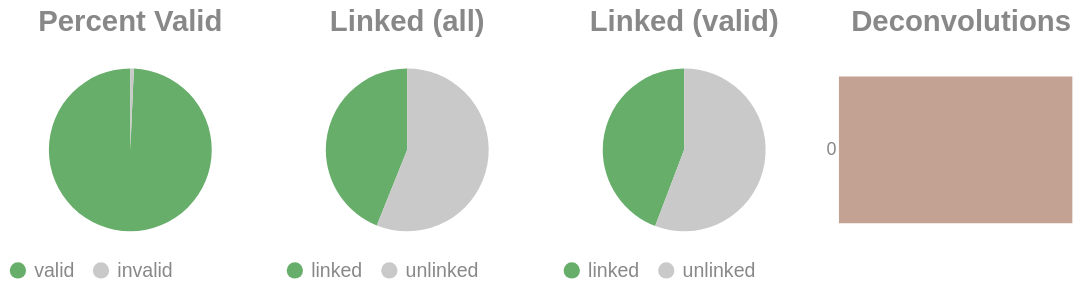

Here is the notebook cell this chart was saved with:
### Code cell
if SKIPLR:
    pass
else:
    clash = Counter()
    for i in valids['molecule'].to_list():
        _mol = i.split("-")
        if len(_mol) == 1:
            clash.update('0')
        else:
            clash.update(_mol[-1])

    _d = {"deconvolutions": [], 'count': []}
    for k,v in clash.items():
        _d['deconvolutions'].append(k)
        _d['count'].append(v)

    tot_valid = valids['reads'].sum()
    mask = valids['reads'] >= 2
    n_linked_reads = valids.filter(mask)['reads'].sum()
    if n_linked_reads == 0:
        print_html("No linked molecules (>=2 reads) were detected; skipping linked-only distributions.")
        SKIPLR = True
    else:
        perc_valid = round(tot_valid / n_reads, 4)
        linked_perc_abs = round(n_linked_reads / n_reads, 4)
        linked_perc = round(n_linked_reads / tot_valid, 4)

    _valid = pl.DataFrame({"valids": ['valid', 'invalid'], "count": [tot_valid, n_reads - tot_valid]})
    _linked_abs = pl.DataFrame({"linked (absolute)": ['linked', 'unlinked'], "count": [n_linked_reads, n_reads - n_linked_reads]})
    _linked_rel = pl.DataFrame({"linked (valids)": ['linked', 'unlinked'], "count": [n_linked_reads, tot_valid - n_linked_reads]})

    (
        alt.hconcat(
            piechart(_valid, goodval = 'valid', title = "Percent Valid"),
            piechart(_linked_abs, goodval = "linked", title =  "Linked (all)"),
            piechart(_linked_rel, goodval = "linked", title =  "Linked (valid)"),
            convolutionbar(pl.DataFrame(_d), title = "Deconvolutions"),
            center = True,
            bounds = 'flush'
        )
        .resolve_scale(color='independent')
        .resolve_legend('independent')
        .properties(usermeta={'embedOptions': {"actions": False}})
    ).display()

### Figure 1 — Vega-Lite specification as saved in the notebook (floating-point values rounded to 4 significant figures)
{"width": "container", "height": 400, "config": {"title": {"anchor": "start", "dy": -15, "fontSize": 18, "color": "#888888", "subtitleColor": "#888888", "subtitleFontSize": 14}, "arc": {"fill": "#0072B2"}, "axis": {"domainColor": "#888888", "domainWidth": 0.5, "gridWidth": 0.2, "grid": false, "titleFontWeight": 400, "titleFontSize": 15, "labelFontSize": 11, "labelColor": "#888888", "tickColor": "#888888", "tickWidth": 0.2, "titleColor": "#888888"}, "axisBand": {"grid": false}, "axisX": {"grid": true, "tickSize": 10, "domainCap": "round"}, "axisY": {"domain": false, "grid": true, "tickSize": 0, "domainCap": "round"}, "background": "transparent", "header": {"labelFontSize": 15, "labelColor": "#888888", "titleFontSize": 15, "titleFontWeight": 600, "titleColor": "#888888"}, "legend": {"labelFont": "sans-serif", "labelFontSize": 12, "labelColor": "#888888", "symbolSize": 100, "symbolType": "circle", "titleFontSize": 12, "titlePadding": 10, "titleColor": "#888888", "title": null}, "range": {"category": ["#E69F00", "#56B4E9", "#009E73", "#F0E442", "#0072B2", "#D55E00", "#CC79A7", "#000000"], "diverging": ["#cfe8f3", "#a2d4ec", "#73bfe2", "#46abdb", "#1696d2", "#12719e"]}, "area": {"fill": "#0072B2", "fillOpacity": 0.7, "line": true, "strokeOpacity": 0.7}, "line": {"color": "#0072B2", "stroke": "#0072B2", "strokeWidth": 2}, "trail": {"color": "#0072B2", "stroke": "#0072B2", "strokeWidth": 0, "size": 1}, "point": {"filled": true, "fillOpacity": 1.0, "size": 95}, "text": {"color": "#888888", "fontSize": 11, "align": "right", "fontWeight": 400, "size": 11}, "bar": {"fill": "#0072B2", "stroke": null}, "view": {"stroke": null, "continuousWidth": 660, "continuousHeight": 400}}, "hconcat": [{"data": {"name": "data-ae6a68636ae968baf67ab49ae6b20fb7"}, "mark": {"type": "arc"}, "encoding": {"color": {"field": "valids", "legend": {"orient": "bottom", "title": null}, "scale": {"domain": ["valid", "invalid"], "range": ["#68ae6b", "#C9C9C9"]}, "title": "Valids", "type": "nominal"}, "theta": {"field": "count", "type": "quantitative"}, "tooltip": [{"field": "valids", "title": "Valids", "type": "ordinal"}, {"field": "percent", "format": ".2%", "title": "Percent", "type": "quantitative"}, {"field": "count", "title": "Count", "type": "quantitative"}]}, "height": 100, "title": {"text": "Percent Valid", "align": "center", "anchor": "middle"}, "transform": [{"calculate": "datum.count / 7970948", "as": "percent"}], "width": 150}, {"data": {"name": "data-24f02b1c3f0e5a020acb18e85b9caca5"}, "mark": {"type": "arc"}, "encoding": {"color": {"field": "linked (absolute)", "legend": {"orient": "bottom", "title": null}, "scale": {"domain": ["linked", "unlinked"], "range": ["#68ae6b", "#C9C9C9"]}, "title": "Linked (Absolute)", "type": "nominal"}, "theta": {"field": "count", "type": "quantitative"}, "tooltip": [{"field": "linked (absolute)", "title": "Linked (Absolute)", "type": "ordinal"}, {"field": "percent", "format": ".2%", "title": "Percent", "type": "quantitative"}, {"field": "count", "title": "Count", "type": "quantitative"}]}, "height": 100, "title": {"text": "Linked (all)", "align": "center", "anchor": "middle"}, "transform": [{"calculate": "datum.count / 7970948", "as": "percent"}], "width": 150}, {"data": {"name": "data-51b0d4d67e08ba2c661921db8fc5c12e"}, "mark": {"type": "arc"}, "encoding": {"color": {"field": "linked (valids)", "legend": {"orient": "bottom", "title": null}, "scale": {"domain": ["linked", "unlinked"], "range": ["#68ae6b", "#C9C9C9"]}, "title": "Linked (Valids)", "type": "nominal"}, "theta": {"field": "count", "type": "quantitative"}, "tooltip": [{"field": "linked (valids)", "title": "Linked (Valids)", "type": "ordinal"}, {"field": "percent", "format": ".2%", "title": "Percent", "type": "quantitative"}, {"field": "count", "title": "Count", "type": "quantitative"}]}, "height": 100, "title": {"text": "Linked (valid)", "align": "center", "anchor": "middle"}, "transform": [{"calculate": "datum.count / 7915855", "as": "percent"}], "width": 150}, {"data": {"name": "data-457125ac430b3b001cd0d7246ac0cd3c"}, "mark": {"type": "bar"}, "encoding": {"color": {"field": "deconvolutions", "legend": null, "scale": {"scheme": "lightgreyred"}, "type": "nominal"}, "tooltip": [{"field": "deconvolutions", "title": "Deconvolutions", "type": "ordinal"}, {"field": "percent", "format": ".2%", "title": "Percent", "type": "quantitative"}, {"field": "count", "title": "Count", "type": "quantitative"}], "x": {"axis": null, "field": "count", "type": "quantitative"}, "y": {"field": "deconvolutions", "sort": "ascending", "title": null, "type": "nominal"}}, "height": 100, "title": {"text": "Deconvolutions", "align": "center", "anchor": "middle"}, "transform": [{"calculate": "datum.count / 5731578", "as": "percent"}], "width": 150}], "bounds": "flush", "center": true, "resolve": {"legend": {"angle": "independent"}, "scale": {"color": "independent"}}, "usermeta": {"embedOptions": {"actions": false}}, "$schema": "https://vega.github.io/schema/vega-lite/v6.1.0.json", "datasets": {"data-ae6a68636ae968baf67ab49ae6b20fb7": [{"valids": "valid", "count": 7915855}, {"valids": "invalid", "count": 55093}], "data-24f02b1c3f0e5a020acb18e85b9caca5": [{"linked (absolute)": "linked", "count": 3499155}, {"linked (absolute)": "unlinked", "count": 4471793}], "data-51b0d4d67e08ba2c661921db8fc5c12e": [{"linked (valids)": "linked", "count": 3499155}, {"linked (valids)": "unlinked", "count": 4416700}], "data-457125ac430b3b001cd0d7246ac0cd3c": [{"deconvolutions": "0", "count": 5731578}]}}
